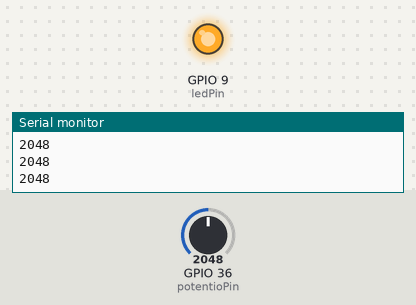
The program below on a simulated ESP32. On the bench: output pins drawn as LEDs (lit = HIGH), the last lines printed to the serial monitor. The inputs (shaded band) are chosen by the test bench; at power-on: GPIO 36 (potentioPin) = 2048.

Above: at 1.2 s.
1.3 s: GPIO 36 (potentioPin) set to 491
At 2.1 s:
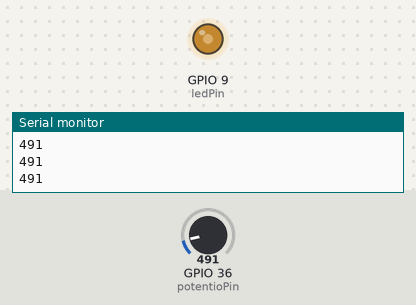
2.8 s: GPIO 36 (potentioPin) set to 0
At 3.5 s:
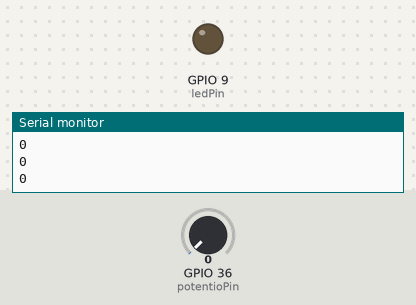
4.3 s: GPIO 36 (potentioPin) set to 1228
At 5.6 s:
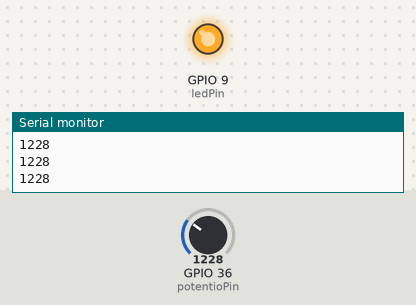
Timing chart, 0 to 7.3 s (numbered marks = the images above; inputs shaded):
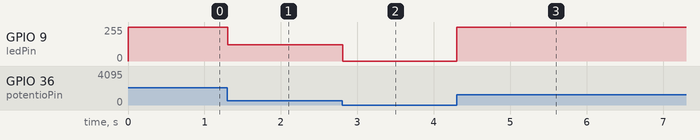

Measured:
- after the input at 1.3 s, GPIO 9 (ledPin): 255/255 → 122/255 at once
- after the input at 2.8 s, GPIO 9 (ledPin): 122/255 → 0/255 at once
- after the input at 4.3 s, GPIO 9 (ledPin): 0/255 → 255/255 at once

The program:

main.cpp
```cpp
const int potentioPin = A0; // Potentiometer
const int ledPin = 9;       // LED

void setup()
{
    pinMode(ledPin, OUTPUT); // set LED as ouput
    Serial.begin(9600);
}

void loop()
{
    int potentioValue = analogRead(potentioPin);            // read potentiometer value (0 - 1023)
    int brightness = map(potentioValue, 0, 1023, 0, 255);   // convert potentiometer value to PWM range (0 - 255)

    analogWrite(ledPin, brightness); // adjust LED brightness
    Serial.println(potentioValue);   // print value for debugging
    delay(10);
}
```
